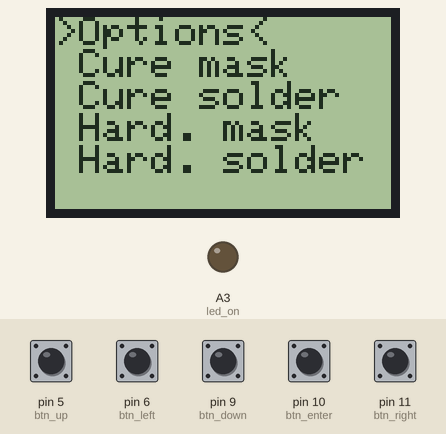
Simulated run of this sketch. Board: Arduino Uno, built with avr-gcc and run on an emulated ATmega328P. Parts: 84×48 one-colour display, output pins drawn as LEDs (lit = HIGH). Inputs (shaded band) come from the test bench; at power-on: pin 5 (btn_up), pin 6 (btn_left), pin 9 (btn_down), pin 10 (btn_enter), pin 11 (btn_right) LOW. EEPROM starts erased; pins used as bus, display or sensor lines are not drawn; what the sketch prints to the serial monitor is not drawn.

Above: at 3.2 s.
3.3 s: pin 10 (btn_enter) pulled HIGH for 3.2 s
At 7.4 s:
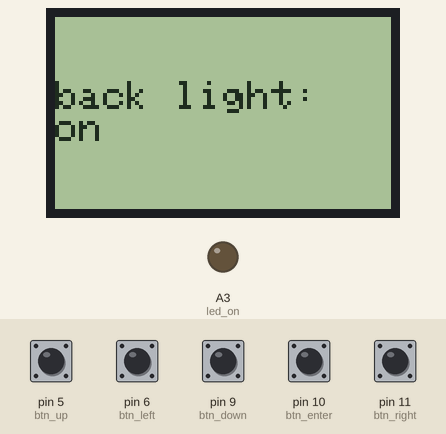
8.0 s: pin 5 (btn_up) pulled HIGH for 0.15 s
At 9.2 s:
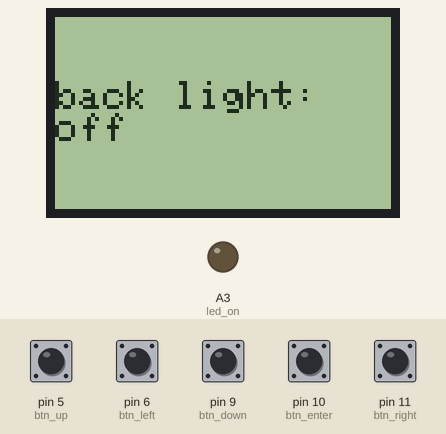
9.6 s: pin 6 (btn_left) pulled HIGH for 0.15 s
At 10.4 s:
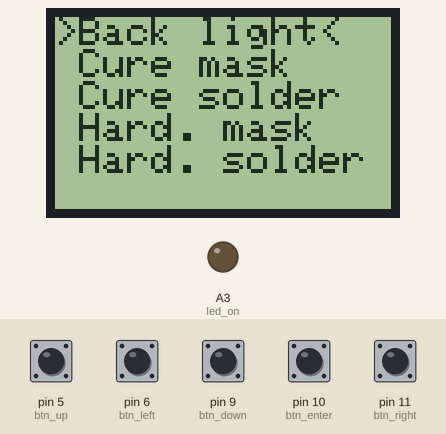
11.2 s: pin 9 (btn_down) pulled HIGH for 0.15 s
At 11.6 s:
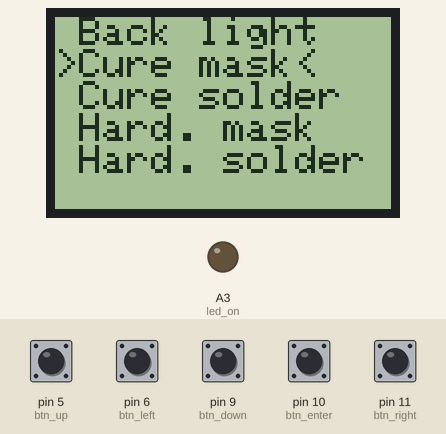
12.8 s: pin 10 (btn_enter) pulled HIGH for 0.15 s
At 13.2 s:
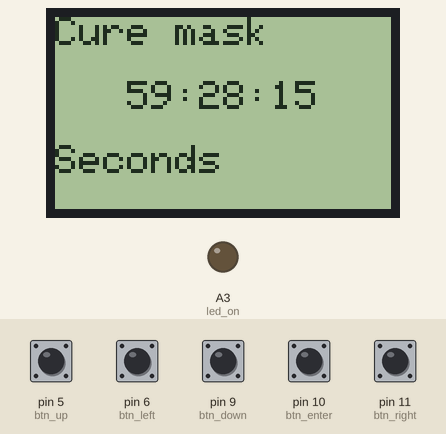
14.4 s: pin 6 (btn_left) pulled HIGH for 1 s
At 16.2 s:
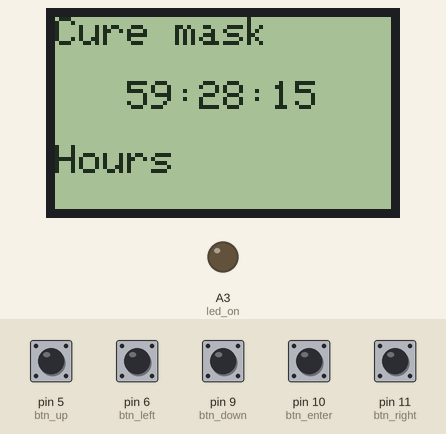
Timing chart, 0 to 17.7 s (numbered marks = the images above; inputs shaded):
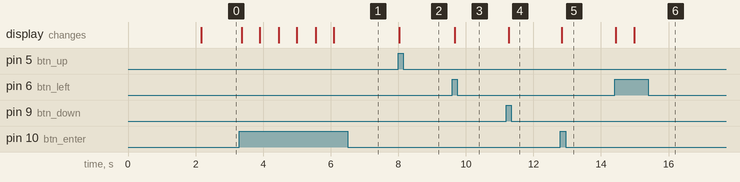

The sketch:

UV_box_driver.ino
```cpp
#include "SetTimerAction.h"
#include "TimerAction.h"
#include "DataStorage.h"
#include "BackLightAction.h"
#include "Keyboard.h"
#include "MenuAction.h"
#include "Menu.h"

#include <PCD8544.h>
#include <EEPROM.h>
#include <StandardCplusplus.h>
#include <list>

String cureMask = "Cure mask";
String cureSolder = "Cure solder";
String hardeningMask = "Hard. mask";
String hardeningSolder = "Hard. solder";
String options = "Options";
String backLight = "Back light";

static const byte lcd_rst = 4;
static const byte lcd_ce = 3;
static const byte lcd_dc = 2;
static const byte lcd_din = 7;
static const byte lcd_clk = 8;
static const byte lcd_bl = 12;

// The dimensions of the LCD (in pixels)...
static const byte lcd_width = 84;
static const byte lcs_height = 48;

static const byte btn_up = 5;
static const byte btn_down = 9;
static const byte btn_right = 11;
static const byte btn_left = 6;
static const byte btn_enter = 10;

static const byte led_on = A3;

static PCD8544 lcd = PCD8544(lcd_clk, lcd_din, lcd_dc, lcd_rst, lcd_ce);

void setup() {
    Serial.begin(115200);

    pinMode(lcd_bl, OUTPUT);
    pinMode(btn_up, INPUT);
    pinMode(btn_down, INPUT);
    pinMode(btn_right, INPUT);
    pinMode(btn_left, INPUT);
    pinMode(btn_enter, INPUT);
    pinMode(led_on, OUTPUT);

    digitalWrite(lcd_bl, HIGH);
    analogWrite(led_on, 0);

    lcd.begin(lcd_width, lcs_height);
    printInfo();
}

void loop() {
    Serial.println("!!! START !!!");
    DataStorage storage = DataStorage(5);
    Keyboard keyboard = Keyboard(btn_up, btn_down, btn_left, btn_right, btn_enter);

    BackLightAction backLightAction = BackLightAction(lcd_bl, &storage, &lcd, &keyboard);
    SetTimerAction setCureMaskTimerAction = SetTimerAction(&cureMask, &storage, &lcd, &keyboard);
    SetTimerAction setCureSolderTimerAction = SetTimerAction(&cureSolder, &storage, &lcd, &keyboard);
    SetTimerAction setHardeningMaskTimerAction = SetTimerAction(&hardeningMask, &storage, &lcd, &keyboard);
    SetTimerAction setHardeningSolderTimerAction = SetTimerAction(&hardeningSolder, &storage, &lcd, &keyboard);

    std::list<Menu> optionsMenu;

    optionsMenu.push_back(Menu(&backLight, &backLightAction));
    optionsMenu.push_back(Menu(&cureMask, &setCureMaskTimerAction));
    optionsMenu.push_back(Menu(&cureSolder, &setCureSolderTimerAction));
    optionsMenu.push_back(Menu(&hardeningMask, &setHardeningMaskTimerAction));
    optionsMenu.push_back(Menu(&hardeningSolder, &setHardeningSolderTimerAction));

    MenuAction optionsAction = MenuAction(optionsMenu, &lcd, &keyboard, true);

    TimerAction timerCureMaskAction = TimerAction(led_on, &lcd, &keyboard, &setCureMaskTimerAction, &backLightAction);
    TimerAction timerCureSolderAction = TimerAction(led_on, &lcd, &keyboard, &setCureSolderTimerAction, &backLightAction);
    TimerAction timerHardeningMaskAction = TimerAction(led_on, &lcd, &keyboard, &setHardeningMaskTimerAction, &backLightAction);
    TimerAction timerHardeningSolderAction = TimerAction(led_on, &lcd, &keyboard, &setHardeningSolderTimerAction, &backLightAction);

    std::list<Menu> menu;
    menu.push_back(Menu(&options, &optionsAction));
    menu.push_back(Menu(&cureMask, &timerCureMaskAction));
    menu.push_back(Menu(&cureSolder, &timerCureSolderAction));
    menu.push_back(Menu(&hardeningMask, &timerHardeningMaskAction));
    menu.push_back(Menu(&hardeningSolder, &timerHardeningSolderAction));

    MenuAction menuAction = MenuAction(menu, &lcd, &keyboard, false);
    menuAction.execute();
}

void printInfo()
{
    digitalWrite(lcd_bl, LOW);
    lcd.clear();
    lcd.setCursor(0, 0);
    lcd.println("UV box driver");
    lcd.setCursor(0, 2);
    lcd.println("by Sh4DoV");
    lcd.setCursor(0, 4);
    lcd.print("v1.1");
    delay(2000);
    lcd.clear();
    digitalWrite(lcd_bl, HIGH);
}
```

BackLightAction.cpp
```cpp
//
//
//

#include "BackLightAction.h"

BackLightAction::BackLightAction(byte pin, DataStorage* storage, PCD8544* lcd, Keyboard* keyboard){
    this->pin = pin;
    this->lcd = lcd;
    this->storage = storage;
    this->keyboard = keyboard;

    storage->registerSaveable(this);

    load();
    updateBackLight();
}

byte BackLightAction::getDataLength(){
    return sizeof(isOn);
}

void BackLightAction::execute(){
    bool run = true;
    print();

    while (run){
        if (keyboard->isPressed(up) || keyboard->isPressed(down)){
            isOn = !isOn;
            updateBackLight();
            print();
        }

        if (keyboard->isPressed(enter)){
            run = false;
            storage->save(this, isOn);
            updateBackLight();
        }

        if (keyboard->isPressed(left) || keyboard->isPressed(right)){
            run = false;
            isOn = storage->loadBool(this);
            updateBackLight();
        }
    }
}

void BackLightAction::load(){
    isOn = storage->loadBool(this);
}

void BackLightAction::turnOn(){
    isOn = true;
    updateBackLight();
}

void BackLightAction::toDefault(){
    load();
    updateBackLight();
}

void BackLightAction::print(){
    lcd->clear();
    lcd->setCursor(0, 2);
    lcd->print("back light:   ");
    lcd->print(isOn ? "on" : "off");
    delay(500);
}

void BackLightAction::updateBackLight(){
    digitalWrite(pin, isOn ? LOW : HIGH);
}
```

BackLightAction.h
```cpp
// BackLightAction.h

#include "IAction.h"
#include "ISaveable.h"
#include "DataStorage.h"
#include "Keyboard.h"

#include <PCD8544.h>

#ifndef _BACKLIGHTACTION_h
#define _BACKLIGHTACTION_h

#if defined(ARDUINO) && ARDUINO >= 100
    #include "arduino.h"
#else
    #include "WProgram.h"
#endif

class IBackLight{
public:
    virtual void turnOn() = 0;
    virtual void toDefault() = 0;
};

class BackLightAction : public IAction, private ISaveable, public IBackLight {
private:
    byte pin;
    bool isOn = false;
    DataStorage* storage;
    PCD8544* lcd;
    Keyboard* keyboard;

    virtual byte getDataLength();
    void updateBackLight();
    void print();
    void turnOn();
    void toDefault();
    void load();

public:
    BackLightAction(byte pin, DataStorage* storage, PCD8544* lcd, Keyboard* keyboard);

    virtual void execute();
};

#endif
```

DataStorage.cpp
```cpp
//
//
//

#include "DataStorage.h"

byte DataStorage::loadByte(ISaveable* saveable){
    int index = getIndex(saveable);
    if (index < 0){
        return 0;
    }

    return EEPROM.read(index);
}

unsigned long DataStorage::loadLong(ISaveable* saveable){
    int index = getIndex(saveable);
    if (index < 0){
        return 0;
    }

    Serial.print("loading for: ");
    Serial.println((int)saveable, HEX);

    unsigned long data = 0;
    for (byte i = 0; i < 4; i++)
    {
        data = data << 8;
        uint8_t val = EEPROM.read(index + i);
        Serial.print(val);
        data += val;
    }

    Serial.println();
    Serial.println(data);
    return data;
}

bool DataStorage::loadBool(ISaveable* saveable){
    return loadByte(saveable);
}

void DataStorage::save(ISaveable* saveable, byte data){
    int index = getIndex(saveable);
    if (index < 0){
        return;
    }

    EEPROM.write(index, data);
}

void DataStorage::save(ISaveable* saveable, unsigned long data){
    int index = getIndex(saveable);
    if (index < 0){
        return;
    }

    Serial.print("Saving for: ");
    Serial.println((int)saveable, HEX);
    Serial.println(data);

    byte shift = 3 * 8;
    for (byte i = 0; i < 4; i++){
        uint8_t val = data >> shift;
        Serial.print(val, HEX);
        Serial.print(" ");
        EEPROM.write(index + i, val);
        shift -= 8;
    }
    Serial.println();
}

void DataStorage::save(ISaveable* saveable, bool data){
    save(saveable, data ? (byte)1 : (byte)0);
}

DataStorage::DataStorage(byte capacity){
    this->capacity = capacity;
    dataInfo = new DataInfo[capacity];
}

void DataStorage::registerSaveable(ISaveable* saveable){
    if (taken >= capacity){
        return;
    }

    dataInfo[taken].saveable = saveable;
    dataInfo[taken].index = nextIndex;
    nextIndex += saveable->getDataLength();

    Serial.print("Registering saveable: ");
    Serial.println((int)(dataInfo[taken].saveable), HEX);
    Serial.print("Index: ");
    Serial.println(dataInfo[taken].index);

    taken++;
}

int DataStorage::getIndex(ISaveable* saveable){
    Serial.print("Searching index for: ");
    Serial.println((int)saveable, HEX);
    for (byte i = 0; i < taken; i++){
        if (dataInfo[i].saveable == saveable){
            Serial.print("Found index at: ");
            Serial.println(dataInfo[i].index);
            return dataInfo[i].index;
        }
    }

    Serial.println("ERROR index not found");
    return -1;
}
```

DataStorage.h
```cpp
// IDataStorage.h

#include "ISaveable.h"

#include <EEPROM.h>

#ifndef _DATASTORAGE_h
#define _DATASTORAGE_h

#if defined(ARDUINO) && ARDUINO >= 100
    #include "arduino.h"
#else
    #include "WProgram.h"
#endif


class DataStorage{
private:
    struct DataInfo{
        ISaveable *saveable;
        int index;
    };

    byte capacity;
    byte taken = 0;
    int nextIndex = 0;
    DataInfo* dataInfo;

    int getIndex(ISaveable* saveable);

public:
    DataStorage(byte capacity);

    byte loadByte(ISaveable* saveable);
    bool loadBool(ISaveable* saveable);
    unsigned long loadLong(ISaveable* saveable);
    void save(ISaveable* saveable, byte data);
    void save(ISaveable* saveable, bool data);
    void save(ISaveable* saveable, unsigned long data);
    void registerSaveable(ISaveable* saveable);
};


#endif
```

IAction.h
```cpp
#ifndef _IACTION_H
#define _IACTION_H

class IAction
{
public:
    virtual void execute() = 0;
};

#endif // !_IACTION_H
```

ISaveable.h
```cpp
#ifndef _ISAVEABLE_H
#define _ISAVEABLE_H

#if defined(ARDUINO) && ARDUINO >= 100
#include "arduino.h"
#else
#include "WProgram.h"
#endif

class ISaveable {
public:
    virtual byte getDataLength() = 0;
};

#endif
```

Keyboard.cpp
```cpp
//
//
//

#include "Keyboard.h"

Keyboard::Keyboard(byte upPin, byte downPin, byte leftPin, byte rightPin, byte enterPin){
    keyPins[up] = upPin;
    keyPins[down] = downPin;
    keyPins[left] = leftPin;
    keyPins[right] = rightPin;
    keyPins[enter] = enterPin;
}

bool Keyboard::isPressed(Key key){
    return digitalRead(keyPins[key]);
}
```

Keyboard.h
```cpp
// Keyboard.h

#ifndef _KEYBOARD_h
#define _KEYBOARD_h

#if defined(ARDUINO) && ARDUINO >= 100
    #include "arduino.h"
#else
    #include "WProgram.h"
#endif

enum Key{
    up = 0,
    down,
    left,
    right,
    enter
};

class Keyboard{
private:
    byte keyPins[5];

public:
    Keyboard(byte upPin, byte downPin, byte leftPin, byte rightPin, byte enterPin);

    bool isPressed(Key key);
};

#endif
```

Menu.cpp
```cpp
//
//
//

#include "Menu.h"

Menu::Menu(String* name, IAction *action)
{
    this->name = name;
    this->action = action;
}

String Menu::getName()
{
    return *name;
}

void Menu::execute()
{
    action->execute();
}
```

Menu.h
```cpp
// Menu.h

#include "IAction.h"

#ifndef _MENU_h
#define _MENU_h

#if defined(ARDUINO) && ARDUINO >= 100
    #include "arduino.h"
#else
    #include "WProgram.h"
#endif


class Menu
{
private:
    String* name;
    IAction *action;

public:
    Menu(String* name, IAction *action);
    void execute();
    String getName();
};

#endif
```

MenuAction.cpp
```cpp
//
//
//

#include "MenuAction.h"

MenuAction::MenuAction(std::list<Menu> menu, PCD8544* lcd, Keyboard* keyboard, bool isCancellable){
    this->menu = menu;
    this->lcd = lcd;
    this->keyboard = keyboard;
    this->isCancellable = isCancellable;
}

void MenuAction::execute(){
    bool run = true;
    currentMenu = menu.begin();

    printMenu();

    while (run){
        if (keyboard->isPressed(up) && currentMenu != menu.begin())
        {
            currentMenu--;
            printMenu();
        }

        if (keyboard->isPressed(down) && &*currentMenu != &menu.back()){
            currentMenu++;
            printMenu();
        }

        if (keyboard->isPressed(enter)){
            currentMenu->execute();
            printMenu();

        }

        if (isCancellable && (keyboard->isPressed(left) || keyboard->isPressed(right))){
            run = false;
        }
    }
}

void MenuAction::printMenu(){
    byte line = 0;
    lcd->clear();


    for (std::list<Menu>::iterator i = menu.begin(); i != menu.end(); i++){
        lcd->setCursor(0, line++);

        if (i == currentMenu){
            lcd->print(">");
        }
        else{
            lcd->print(" ");
        }

        Serial.print("Menu: ");
        Serial.println(i->getName());
        lcd->print(i->getName());

        if (i == currentMenu){
            lcd->print("<");
        }
    }

    delay(500);
}
```

MenuAction.h
```cpp
// MenuAction.h

#include "IAction.h"
#include "Menu.h"
#include "Keyboard.h"

#include <PCD8544.h>
#include <StandardCplusplus.h>
#include <list>

#ifndef _MENUACTION_h
#define _MENUACTION_h

#if defined(ARDUINO) && ARDUINO >= 100
    #include "arduino.h"
#else
    #include "WProgram.h"
#endif

class MenuAction : public IAction {
private:
    std::list<Menu> menu;
    PCD8544* lcd;
    Keyboard* keyboard;
    std::list<Menu>::iterator currentMenu;
    bool isCancellable = false;

    void printMenu();

public:
    MenuAction(std::list<Menu> menu, PCD8544* lcd, Keyboard* keyboard, bool isCancellable);

    virtual void execute();
};

#endif
```

SetTimerAction.cpp
```cpp
//
//
//

#include "SetTimerAction.h"


byte SetTimerAction::getDataLength(){
    return 4;
}

Timer SetTimerAction::getTimer(){
    loadTime();
    return Timer(hours, minutes, seconds);
}

SetTimerAction::SetTimerAction(String* name, DataStorage* storage, PCD8544* lcd, Keyboard* keyboard){
    this->name = name;
    this->storage = storage;
    this->lcd = lcd;
    this->keyboard = keyboard;

    storage->registerSaveable(this);
}

void SetTimerAction::loadTime(){
    unsigned long time = storage->loadLong(this);

    hours = time / (60 * 60);
    minutes = time / 60 - (hours * 60);
    seconds = time % 60;

    fixTime();
}

void SetTimerAction::fixTime(){
    if (hours > maxHours){
        hours = maxHours;
    }

    if (minutes > maxMinutes){
        minutes = maxMinutes;
    }

    if (seconds > maxSeconds){
        seconds = maxSeconds;
    }
}

void SetTimerAction::execute(){
    bool run = true;
    loadTime();
    print();

    while (run){
        if (keyboard->isPressed(up)){
            if (mode == Seconds){
                seconds = seconds >= maxSeconds ? 0 : seconds + 1;
            }
            else if (mode == Minutes){
                minutes = minutes >= maxMinutes ? 0 : minutes + 1;
            }
            else if (mode == Hours){
                hours = hours >= maxHours ? 0 : hours + 1;
            }

            print();
        }

        if (keyboard->isPressed(down)){
            if (mode == Seconds){
                seconds = seconds <= 0 ? maxSeconds : seconds - 1;
            }
            else if (mode == Minutes){
                minutes = minutes <= 0 ? maxMinutes : minutes - 1;
            }
            else if (mode == Hours){
                hours = hours <= 0 ? maxHours : hours - 1;
            }

            print();
        }

        if (keyboard->isPressed(left) && mode < Hours){
            mode = (SetTimerMode)(mode + 1);
            print();
        }

        if (keyboard->isPressed(right) && mode > Seconds){
            mode = (SetTimerMode)(mode - 1);
            print();
        }

        if (keyboard->isPressed(enter)){
            run = false;

            unsigned long time = seconds + (unsigned long)minutes * 60 + (unsigned long)hours * 60 * 60;
            Serial.println(time);
            storage->save(this, time);
        }
    }
}

String SetTimerAction::getTimerName(){
    return *name;
}

void SetTimerAction::print(){
    lcd->clear();
    lcd->setCursor(0, 0);
    lcd->print(*name);
    lcd->setCursor(0, 2);
    lcd->print("   ");
    print(hours);
    lcd->print(":");
    print(minutes);
    lcd->print(":");
    print(seconds);

    lcd->setCursor(0, 4);
    switch (mode){
    case Hours:
        lcd->print("Hours");
        break;

    case Minutes:
        lcd->print("Minutes");
        break;

    case Seconds:
        lcd->print("Seconds");
        break;
    }

    delay(500);
}

void SetTimerAction::print(byte data){
    if (data < 10){
        lcd->print("0");
    }
    lcd->print(data);
}

Timer::Timer(byte hours, byte minutes, byte seconds){
    this->hours = hours;
    this->minutes = minutes;
    this->seconds = seconds;
}

bool Timer::tact(){
    if (seconds > 0){
        seconds--;
        return true;
    }
    else if (minutes > 0){
        minutes--;
        seconds = 59;
        return true;
    }
    else if (hours > 0){
        hours--;
        minutes = 59;
        seconds = 59;
        return true;
    }
    else{
        return false;
    }
}
```

SetTimerAction.h
```cpp
// SetTimerAction.h

#include "IAction.h"
#include "ISaveable.h"
#include "DataStorage.h"
#include "Keyboard.h"

#include <PCD8544.h>

#ifndef _SETTIMERACTION_h
#define _SETTIMERACTION_h

#if defined(ARDUINO) && ARDUINO >= 100
    #include "arduino.h"
#else
    #include "WProgram.h"
#endif

class Timer{
public:
    byte minutes, seconds, hours;
    Timer(byte hours, byte minutes, byte seconds);

    bool tact();
};

class ITimerData{
public:
    virtual Timer getTimer() = 0;
    virtual String getTimerName() = 0;
};

enum SetTimerMode{
    Seconds = 1,
    Minutes = 2,
    Hours = 3
};

class SetTimerAction : public IAction, public ITimerData, private ISaveable {
private:
    const byte maxHours = 59;
    const byte maxMinutes = 59;
    const byte maxSeconds = 59;
    byte hours = 0;
    byte minutes = 0;
    byte seconds = 0;
    SetTimerMode mode = Seconds;
    DataStorage* storage;
    PCD8544* lcd;
    Keyboard* keyboard;
    String* name;

    void fixTime();
    void print();
    void print(byte data);
    void loadTime();

    virtual byte getDataLength();


public:
    SetTimerAction(String* name, DataStorage* storage, PCD8544* lcd, Keyboard* keyboard);

    virtual void execute();
    virtual Timer getTimer();
    virtual String getTimerName();
};

#endif
```

Source omitted: TimerAction.cpp (1760 bytes), TimerAction.h (778 bytes)

Measured:
- after the input at 3.3 s, the display: first changes after 0.06 s (image 1 shows a later state)
- after the input at 8.0 s, the display: changes at once (image 2)
- after the input at 9.6 s, the display: changes after 0.06 s (image 3)
- after the input at 11.2 s, the display: changes after 0.06 s (image 4)
- after the input at 12.8 s, the display: changes at once (image 5)
- after the input at 14.4 s, the display: first changes at once (image 6 shows a later state)
